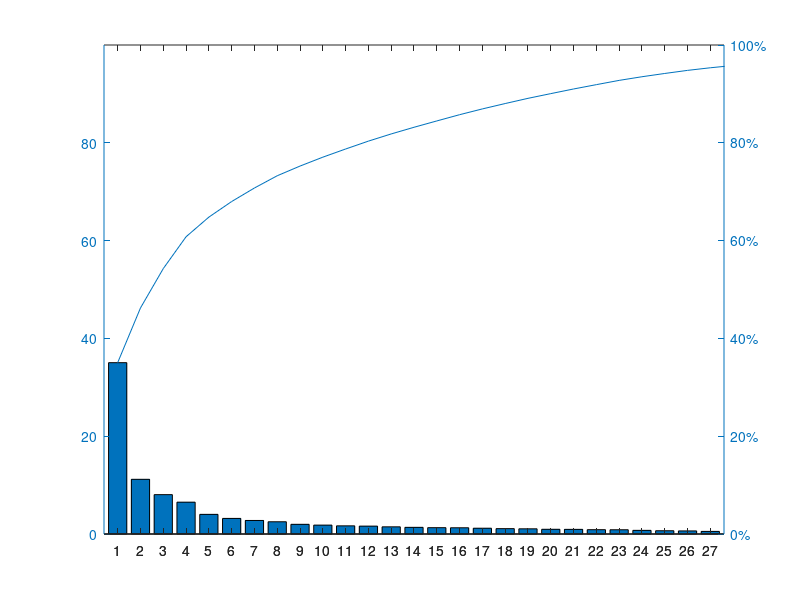

Recreate this plot in MATLAB. (Note: this script raises an error after producing the figure.)
load ChemTrainNew.mat;
X=XtrainDS;
Y=YtrainDS;
XT=XtestDS;

%Principal component analysis
stdrX=std(X);
stdrSR=X./repmat(stdrX,4466,1);
[coeff, score, latent, tsquared] = pca(stdrSR);
latentsum = sum(latent);
latentop10=sum(latent(1:10,1));
ratio = latentop10/latentsum;
latent=100*latent/sum(latent);
figure,pareto(latent);

%Partial Least Squares
[XL1,YL1,XS1,YS1,beta1,PCTVAR1,MSE1,stats1]=plsregress(X,Y,65,'cv',10);
figure,plot(1:65,cumsum(100*PCTVAR1(2,:)),'-bo');
xlabel('Number of PLS components');
ylabel('Percent Variance Explained in y');
yfit1=[ones(size(X(:,1)),1) X]*beta1;
figure,plot(1:4466,Y,'+',1:4466,yfit1,'o');
PLSfMSE = CalMSE(yfit1,Y);
TSS1=sum((Y-mean(Y)).^2);
RSS1=sum((Y-yfit1).^2);
Resquared1=1-RSS1/TSS1;
figure,[axes1,h1,h2]=plotyy(0:65,MSE1(1,:),0:65,MSE1(2,:));
set(h1,'Marker','o')
set(h2,'Marker','o')
legend('MSE Predictors','MSE Response')
xlabel('Number of Components')
YresultPLS=[ones(size(XT(:,1)),1) XT]*beta1;
PLS_MSE = CalMSE(YresultPLS,Y);
ssepls1=crossval(@critfunpls,X,Y);
msepls1=sum(ssepls1)/4466;
%another model use pls
[XL2,YL2,XS2,YS2,beta2,PCTVAR2,MSE2,stats2]=plsregress(score(:,1:10),Y,10,'cv',10);
figure,plot(1:10,cumsum(200*PCTVAR2(2,:)),'-bo');
xlabel('Number of PLS components');
ylabel('Percent Variance Explained in y');
yfit2=[ones(size(score(:,1)),1) score(:,1:10)]*beta2;
figure,plot(1:4466,Y,'+',1:4466,yfit2,'o');
TSS2=sum((Y-mean(Y)).^2);
RSS2=sum((Y-yfit2).^2);
Resquared2=1-RSS2/TSS2;
figure,[axes2,h3,h4]=plotyy(0:10,MSE2(1,:),0:10,MSE2(2,:));
set(h3,'Marker','o')
set(h4,'Marker','o')
legend('MSE Predictors','MSE Response')
xlabel('Number of Components')
ssepls2=crossval(@critfunpls2,score(:,1:10),Y);
msepls2=sum(ssepls2)/4466;

